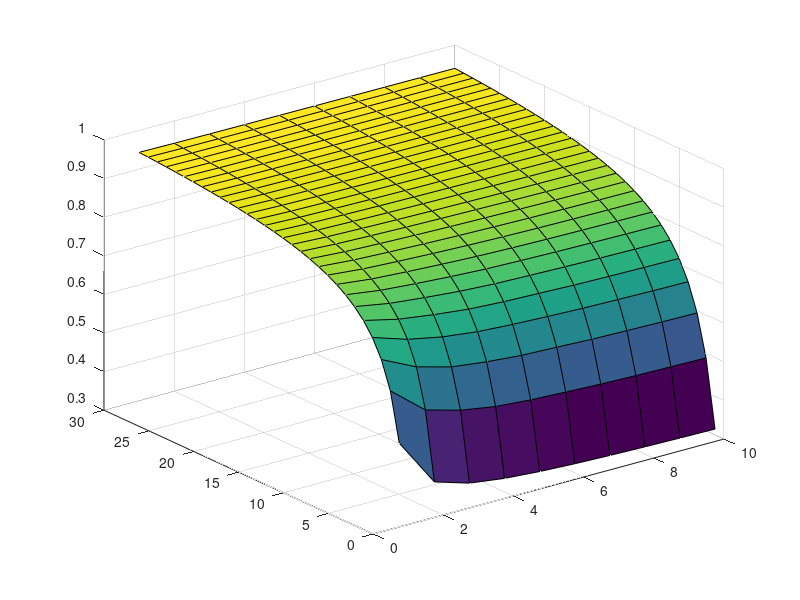

The MATLAB source for this figure:
clear all;
clc;

k = [;];
P = [];
p = 0.5;
n0 = 10.0001;
ni = n0;
times = 20;
tmp=1;

for times = 1:1:30
    for n0 = 1.0001:1:10.0001
        ni = n0;
        tmp=1;
        for i = 1:times
            n1 = floor(ni);
            n2 = ceil(ni);
            if (n1>=1)
                pi = (n2-ni)*2*n1/n0*p*(1-p)*(1-p/n0)^(n1-1)+(ni-n1)*2*n2/n0*p*(1-p)*(1-p/n0)^(n2-1);
            else
                 pi = ni*2/n0*p*(1-p);
            end
     
            tmp = tmp*(1-pi);
            ni = ni*(1-pi);
        end
        P(times, floor(n0)) = 1-tmp;
    end
end

x = [1,times];
y = [1,floor(n0)];

x1 = 1:1:times;
y1 = 1:1:floor(n0);
[X,Y] = meshgrid(y1,x1);
surf(X,Y,P);
%grid on;
% imagesc(y,x,P);
% colorbar;


% for n0 = 1.0001:1:10.0001
%     ni = n0;
%     tmp=1;
%     for i = 1:30  
%     
%         n1 = floor(ni);
%         n2 = ceil(ni);
%         if (n1>=1)
%             pi = (n2-ni)*2*n1/n0*p*(1-p)*(1-p/n0)^(n1-1)+(ni-n1)*2*n2/n0*p*(1-p)*(1-p/n0)^(n2-1);
%         else
%             pi = ni*2/n0*p*(1-p);
%         end
%     
%         tmp = tmp*(1-pi);
%         k(end+1) = i;
%         P(end+1) = 1-tmp;
%         ni = ni*(1-pi);
%     end 
%     plot(k, P, 'LineWidth', 2);
%     hold on;
%     k = [];
%     P = [];
% end
% 
% h=legend('1', '2', '3', '4', '5', '6', '7', '8', '9', '10', 'Location','SouthEast');
% set(h,'FontSize',25);
% xlabel('number', 'FontSize',25);
% ylabel('probability','FontSize',25);

% for j = 5:times
%     for p = 0.1:0.01:0.9
%     tmp=1;
%     ni=n0;
%     for i = 1:j  
%     
%         n1 = floor(ni);
%         n2 = ceil(ni);
%         if (n1>=1)
%             pi = (n2-ni)*2*n1/n0*p*(1-p)*(1-p/n0)^(n1-1)+(ni-n1)*2*n2/n0*p*(1-p)*(1-p/n0)^(n2-1);
%         else
%             pi = ni*2*1/n0*p*(1-p);
%         end
%     
%         tmp = tmp*(1-pi);
%         ni = ni*(1-pi);
%     end
%     k(end+1) = p;
%     P(end+1) = 1-tmp;
%     end
% 
%     plot(k, P, 'LineWidth', 2);
%     hold on;
%     k = [];
%     P = [];
% end
% 
% xlabel('number', 'FontSize',25);
% ylabel('probability','FontSize',25);